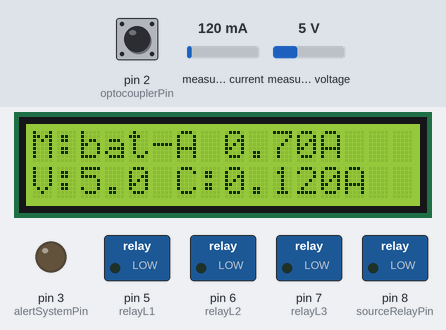
Recording of a sketch running on a simulated Arduino Uno, built with avr-gcc and run on an emulated ATmega328P. Parts: 16×2 character LCD, switched loads named in the sketch (green lamp = pin HIGH), output pins drawn as LEDs (lit = HIGH). The inputs (shaded band) are chosen by the test bench; at power-on: measured current 120 mA, pin 2 (optocouplerPin) HIGH, measured voltage 5 V. What the sketch prints to the serial monitor is not drawn.

Above: at 3.2 s.
3.3 s: measured current set to 686 mA
At 4.2 s:
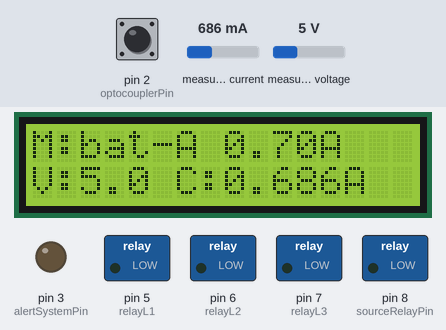
4.8 s: measured current set to 727 mA
At 5.2 s:
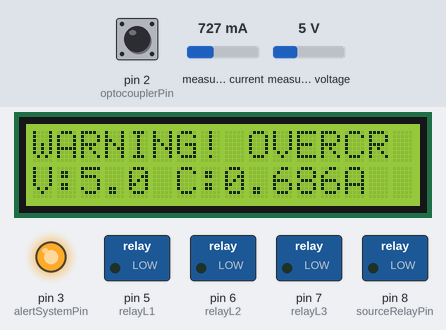
7.8 s: pin 2 (optocouplerPin) pulled LOW for 1 s
At 9.2 s:
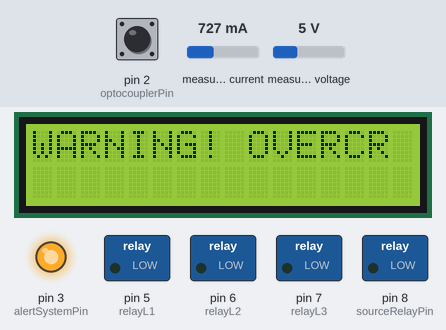
9.4 s: measured voltage set to 2.2 V
At 11.3 s:
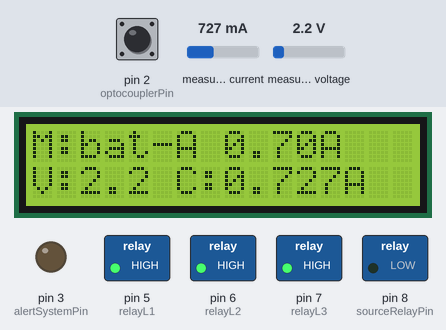
12.0 s: measured voltage set to 1.7 V
At 13.2 s:
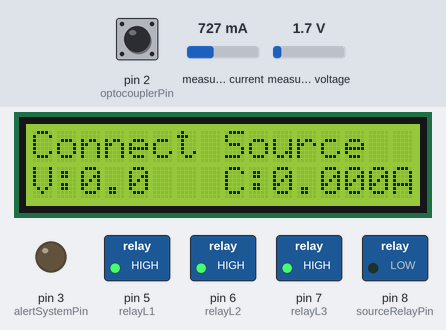
13.5 s: measured voltage set to 3.8 V
At 14.3 s:
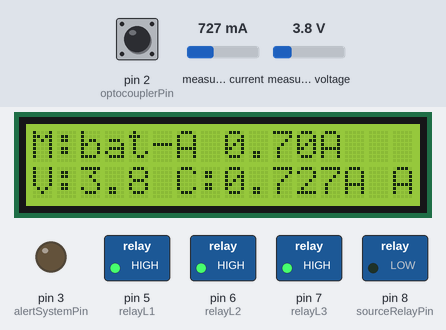
Timing chart, 0 to 16.0 s (numbered marks = the images above; inputs shaded):
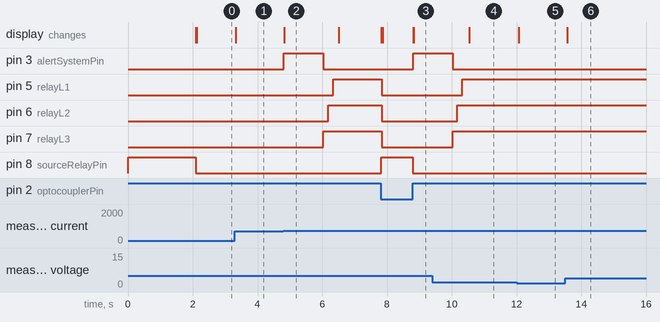

Measured:
- the behaviour switches between 700 and 701 mA on measured current (found by bisection; images 1 and 2)
- the behaviour switches between 2 and 1.9 V on measured voltage (found by bisection; images 4 and 5)
- after the input at 3.3 s, the display: changes at once (image 1)
- after the input at 4.8 s, pin 3 (alertSystemPin): LOW → HIGH at once, → LOW 1.2 s later; pin 5 (relayL1): LOW → HIGH after 1.5 s; pin 6 (relayL2): LOW → HIGH after 1.4 s; pin 7 (relayL3): LOW → HIGH after 1.2 s; the display: changes at once (image 2)
- after the input at 7.8 s, pin 3 (alertSystemPin): LOW → HIGH after 1.0 s; pin 5 (relayL1), pin 6 (relayL2), pin 7 (relayL3): HIGH → LOW at once; pin 8 (sourceRelayPin): LOW → HIGH at once, → LOW 0.98 s later; the display: first changes at once (image 3 shows a later state)
- after the input at 9.4 s, the display: changes after 1.1 s (image 4)
- after the input at 12.0 s, the display: changes after 0.07 s (image 5)
- after the input at 13.5 s, the display: changes after 0.06 s (image 6)

The sketch:

arduino_code_for_project.ino
```cpp
#include <Wire.h>
#include <Adafruit_INA219.h>
#include <LiquidCrystal_I2C.h>

#define BT_SERIAL Serial

LiquidCrystal_I2C lcd(0x27, 16, 2);
Adafruit_INA219 inaLoad(0x40);

// --- HARDWARE PIN CONFIGURATION ---
const int optocouplerPin = 2;  // PC817 Mains Connection Tracker
const int alertSystemPin = 3;  // Piezo Buzzer + Signaling Warning LED
const int relayL1 = 5;         // Matrix Rail 1 Out
const int relayL2 = 6;         // Matrix Rail 2 Out
const int relayL3 = 7;         // Matrix Rail 3 Out
const int sourceRelayPin = 8;  // Power Line Switchover Relay

// --- SYSTEM STATE SIGNALS ---
bool usingBattery = false;
bool l1State = true;
bool l2State = true;
bool l3State = true;
bool systemOvercurrent = false;
bool inaConnected = false;

int controlMode = 0; // 0 = AUTO, 1 = CUSTOM
int priority1 = 1;   // 1 = High, 2 = Medium, 3 = Low
int priority2 = 2;
int priority3 = 3;

// --- VARIABLE PROTECTION FACTOR ---
float maxCurrentThreshold = 0.70; // Overcurrent default starts at 0.70A
bool limitModifiedByUser = false;  // Tracks if user modified current limit access via web slider

unsigned long lastTelemetryTime = 0;
const unsigned long TELEMETRY_INTERVAL = 500; // Strict 500ms tracking window

void setup() {
  BT_SERIAL.begin(9600);

  pinMode(optocouplerPin, INPUT_PULLUP);
  pinMode(alertSystemPin, OUTPUT);
  pinMode(relayL1, OUTPUT);
  pinMode(relayL2, OUTPUT);
  pinMode(relayL3, OUTPUT);
  pinMode(sourceRelayPin, OUTPUT);

  digitalWrite(sourceRelayPin, HIGH); // Default state: MAINS
  usingBattery = false;

  digitalWrite(relayL1, LOW);
  digitalWrite(relayL2, LOW);
  digitalWrite(relayL3, LOW);
  digitalWrite(alertSystemPin, LOW);

  lcd.init();
  lcd.backlight();
  lcd.clear();
  lcd.print("Smart load sysm");
  delay(2000);

  if (!inaLoad.begin()) {
    lcd.clear();
    lcd.print("INA219 ERROR!");
    lcd.setCursor(0, 1);
    lcd.print("RUNNING BYPASS...");
    inaConnected = false;
    delay(2000);
  } else {
    inaLoad.setCalibration_32V_2A();
    inaConnected = true;
  }
  lcd.clear();
}

void loop() {
  float vLoad = 0.0;
  float currentA = 0.0;
  float current_raw = 0.0;

  if (inaConnected) {
    vLoad = inaLoad.getBusVoltage_V();
    current_raw = inaLoad.getCurrent_mA();
    currentA = current_raw / 1000.0;
    if (currentA < 0) currentA = 0.0;
  } else {
    if (millis() % 4000 < 20) {
      Wire.begin();
      if (inaLoad.begin()) {
        inaLoad.setCalibration_32V_2A();
        inaConnected = true;
      }
    }
  }

  bool adapterAlive = (digitalRead(optocouplerPin) == LOW);

  // Source Switchover Logic Block
  if (!usingBattery && !adapterAlive) {
    digitalWrite(sourceRelayPin, LOW); // Shift source selection to BATTERY
    usingBattery = true;
    systemOvercurrent = false;
    lcd.clear();
    return;
  }
  else if (usingBattery && adapterAlive) {
    digitalWrite(sourceRelayPin, HIGH); // Revert to MAINS power lines
    usingBattery = false;
    systemOvercurrent = false;
    l1State = true; l2State = true; l3State = true;
    lcd.clear();
    return;
  }

  bool noSourceActive = (usingBattery && vLoad < 2.0);

  // =================================================================
  // CASCADING OVERCURRENT PROTECTION SYSTEM (WHILE LOOP FIX)
  // =================================================================
  if (usingBattery && inaConnected && !noSourceActive) {

    // Check if current exceeds the limit AND at least one load is still turned ON
    if (currentA > maxCurrentThreshold && (l1State || l2State || l3State)) {
      systemOvercurrent = true;

      // Trigger warning alert once
      digitalWrite(alertSystemPin, HIGH);
      lcd.setCursor(0, 0); lcd.print("WARNING! OVERCR ");
      delay(1200);
      digitalWrite(alertSystemPin, LOW);

      // CASCADING LOOP: Keep shedding loads until current drops OR all loads are dead
      while (currentA > maxCurrentThreshold && (l1State || l2State || l3State)) {
        shedNextLoad(); // Drop the lowest priority load active right now
        setLoadOutputs(l1State, l2State, l3State); // Apply physical relay state

        delay(150); // Let the circuit settle down before reading current again

        // Re-read current sensor instantly to see if more loads need to step down
        current_raw = inaLoad.getCurrent_mA();
        currentA = current_raw / 1000.0;
        if (currentA < 0) currentA = 0.0;
      }
    }
  }
  else if (!usingBattery) {
    l1State = true; l2State = true; l3State = true;
    systemOvercurrent = false;
  }

  if (noSourceActive) {
    setLoadOutputs(false, false, false);
    currentA = 0.000;
  } else {
    setLoadOutputs(l1State, l2State, l3State);
  }

  // LCD Layout Configuration Engine
  lcd.setCursor(0, 0);
  if (noSourceActive) {
    lcd.print("Connect Source  ");
  } else {
    if (usingBattery) {
      lcd.print("M:bat");
    } else {
      lcd.print("M:main");
    }
    lcd.print(limitModifiedByUser ? "-M " : "-A ");
    lcd.print(maxCurrentThreshold, 2); lcd.print("A  ");
  }

  lcd.setCursor(0, 1);
  if (noSourceActive) {
    lcd.print("V:0.0   C:0.000A");
  } else if (inaConnected) {
    lcd.print("V:"); lcd.print(vLoad, 1);
    lcd.print(" C:"); lcd.print(currentA, 3); lcd.print("A ");
  } else {
    lcd.print("BYPASS SAFE MODE");
  }

  // Telemetry Packaging Desk
  if (millis() - lastTelemetryTime >= TELEMETRY_INTERVAL) {
    lastTelemetryTime = millis();

    BT_SERIAL.print("V:");  BT_SERIAL.print(noSourceActive ? 0.0 : vLoad, 1);   BT_SERIAL.print(",");
    BT_SERIAL.print("C:");  BT_SERIAL.print(noSourceActive ? 0.000 : currentA, 3); BT_SERIAL.print(",");

    if (noSourceActive) {
      BT_SERIAL.print("S:NOSOURCE,");
    } else {
      BT_SERIAL.print("S:");  BT_SERIAL.print(usingBattery ? "BACKUP" : "MAIN"); BT_SERIAL.print(",");
    }

    BT_SERIAL.print("OC:"); BT_SERIAL.print(systemOvercurrent ? "1" : "0"); BT_SERIAL.print(",");
    BT_SERIAL.print("LV:0,");
    BT_SERIAL.print("L1:"); BT_SERIAL.print((l1State && !noSourceActive) ? "1" : "0"); BT_SERIAL.print(",");
    BT_SERIAL.print("L2:"); BT_SERIAL.print((l2State && !noSourceActive) ? "1" : "0"); BT_SERIAL.print(",");
    BT_SERIAL.print("L3:"); BT_SERIAL.print((l3State && !noSourceActive) ? "1" : "0");
    BT_SERIAL.println();
  }

  // Command Desk Decoder
  if (BT_SERIAL.available() > 0) {
    String command = BT_SERIAL.readStringUntil('\n');
    command.trim();

    if (command == "RESET") {
      systemOvercurrent = false; l1State = true; l2State = true; l3State = true;
      limitModifiedByUser = false; maxCurrentThreshold = 0.70;
      digitalWrite(alertSystemPin, LOW); lcd.init();
    }
    else if (command == "AUTO") {
      controlMode = 0; l1State = true; l2State = true; l3State = true; systemOvercurrent = false;
    }
    else if (command == "CUSTOM") {
      controlMode = 1;
    }
    else if (command.startsWith("AMP")) {
      String valueString = command.substring(3);
      valueString.trim();
      float parsedValue = valueString.toFloat();
      if (parsedValue >= 0.10 && parsedValue <= 2.00) {
        maxCurrentThreshold = parsedValue;
        limitModifiedByUser = true;
      }
    }
    else if (command == "P1H") priority1 = 1; else if (command == "P1M") priority1 = 2; else if (command == "P1L") priority1 = 3;
    else if (command == "P2H") priority2 = 1; else if (command == "P2M") priority2 = 2; else if (command == "P2L") priority2 = 3;
    else if (command == "P3H") priority3 = 1; else if (command == "P3M") priority3 = 2; else if (command == "P3L") priority3 = 3;
  }
  delay(10);
}

void shedNextLoad() {
  if (controlMode == 0) {
    // Fixed auto hierarchy sequence: Load 3 -> Load 2 -> Load 1
    if (l3State) { l3State = false; return; }
    if (l2State) { l2State = false; return; }
    if (l1State) { l1State = false; return; }
  } else {
    // Custom dynamic matrix sorting engine
    int targetShed = -1;
    int lowestPriorityVal = -1;

    if (l1State && priority1 > lowestPriorityVal) { lowestPriorityVal = priority1; targetShed = 1; }
    if (l2State && priority2 > lowestPriorityVal) { lowestPriorityVal = priority2; targetShed = 2; }
    if (l3State && priority3 > lowestPriorityVal) { lowestPriorityVal = priority3; targetShed = 3; }

    if (targetShed == 1) l1State = false;
    if (targetShed == 2) l2State = false;
    if (targetShed == 3) l3State = false;
  }
}

void setLoadOutputs(bool l1, bool l2, bool l3) {
  digitalWrite(relayL1, l1 ? LOW : HIGH);
  digitalWrite(relayL2, l2 ? LOW : HIGH);
  digitalWrite(relayL3, l3 ? LOW : HIGH);
}
```
